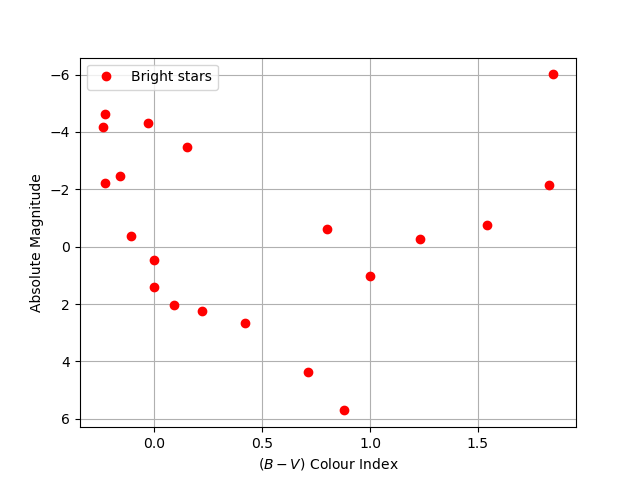

Write Python code to recreate this figure.
#!/usr/pkg/bin/python3.9

#
# Time-stamp: <2023/03/02 14:59:46 (CST) daisuke>
#

# importing gzip module
import gzip

# importing numpy module
import numpy

# importing matplotlib module
import matplotlib.figure
import matplotlib.backends.backend_agg

# catalogue file name
file_catalogue = 'catalog.gz'

# output file name
file_output = 'advobs202302_s03_08_02.png'

# dictionary for storing data
stars = {}

# opening catalogue file
with gzip.open (file_catalogue, 'rb') as fh:
    # reading catalogue line-by-line
    for line in fh:
        # Harvard Revised Number of star
        HR = line[0:4].strip ()
        # name
        name = line[4:14].strip ()
        # Vmag
        mag_V = line[102:107].strip ()
        # B-V colour
        colour_BV = line[109:114].strip ()
        # spectral type
        sptype = line[127:147].strip ()
        # dynamical parallax flag
        dynamical_parallax = line[160]
        # parallax
        parallax = line[161:166]

        # skip, if any of mag_V, colour_BV, parallax is missing
        if ( (mag_V == '') or (colour_BV == '') or (parallax == '') ):
            continue
        # skip, if parallax is dynamical parallax
        if (dynamical_parallax == 'D'):
            continue
        # reformat parallax
        if (parallax[:2] == '+.'):
            parallax = '+0.' + parallax[2:]

        # conversion from string to float
        try:
            mag_V     = float (mag_V)
        except:
            continue
        try:
            colour_BV = float (colour_BV)
        except:
            continue
        try:
            parallax  = float (parallax)
        except:
            continue

        # skip, if parallax is negative
        if (parallax < 0.0):
            continue

        # skip, if parallax is zero
        if (parallax < 10**-4):
            continue
    
        # distance in parsec
        dist_pc = 1.0 / parallax

        # absolute magnitude
        absmag_V = mag_V - 5.0 * numpy.log10 (dist_pc) + 5.0

        # constructing the dictionary
        stars[HR] = {}
        stars[HR]["mag_V"]     = mag_V
        stars[HR]["colour_BV"] = colour_BV
        stars[HR]["parallax"]  = parallax
        stars[HR]["dist_pc"]   = dist_pc
        stars[HR]["absmag_V"]  = absmag_V
        stars[HR]["sptype"]    = sptype
        stars[HR]["name"]      = name

# making empty numpy arrays for plotting
colour = numpy.array ([])
absmag = numpy.array ([])

# printing header
print ("# Vmag, (B-V), parallax, distance, absmag_V, HR, name")

# printing information of 1st mag stars
for key, value in sorted (stars.items (), key=lambda x: x[1]['mag_V']):
    # if mag of star is equal to or greater than 1.5, then skip
    if (stars[key]['mag_V'] >= 1.5):
        break
    # printing information
    print (f'{stars[key]["mag_V"]:+6.3f} ', \
           f'{stars[key]["colour_BV"]:+6.3f} ', \
           f'{stars[key]["parallax"]:+6.3f} ', \
           f'{stars[key]["dist_pc"]:+8.3f} ', \
           f'{stars[key]["absmag_V"]:+6.3f} ', \
           f'{int (key.decode ("utf-8")):4d} ', \
           f'{stars[key]["name"].decode ("utf-8")}')
    # appending data into numpy arrays
    colour = numpy.append (colour, stars[key]['colour_BV'])
    absmag = numpy.append (absmag, stars[key]['absmag_V'])

# making a fig object
fig = matplotlib.figure.Figure ()

# making a canvas object
canvas = matplotlib.backends.backend_agg.FigureCanvasAgg (fig)

# making an axes object
ax = fig.add_subplot (111)

# labels
ax.set_xlabel ('$(B-V)$ Colour Index')
ax.set_ylabel ('Absolute Magnitude')

# flipping direction of Y-axis
ax.invert_yaxis ()

# plotting data
ax.plot (colour, absmag, linestyle='None', marker='o', color='red', \
         label='Bright stars')

# grid
ax.grid ()

# legend
ax.legend ()

# saving the figure to a file
fig.savefig (file_output)
